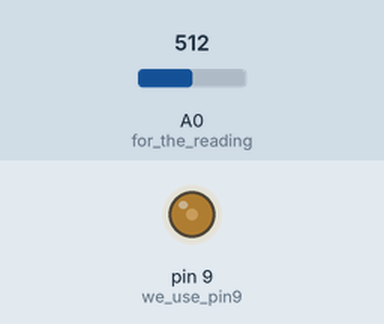
Bench run of a sketch on a simulated Arduino Uno, built with avr-gcc and run on an emulated ATmega328P. Parts: output pins drawn as LEDs (lit = HIGH). The inputs (shaded band) are chosen by the test bench; at power-on: A0 (for_the_reading) = 512. What the sketch prints to the serial monitor is not drawn.

Above: at 0.1 s.
Timing chart, 0 to 1.6 s (numbered marks = the images above):
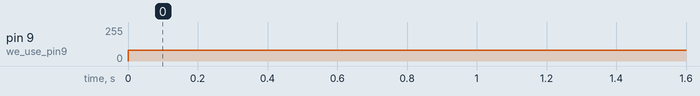

The sketch:

mq7_test.ino
```cpp
// 5/6/2020 Veronique Lankar @2020 testing the sensor for CO. bought at amazon
//HiLetgo 2pcs MQ-7 Carbon Monoxide Detection Sensor Module CO Gas Sensor Module
// based on the intructions below that are based on the datasheet below.
//https://cdn.sparkfun.com/datasheets/Sensors/Biometric/MQ-7%20Ver1.3%20-%20Manual.pdf
//
//The circuitry is based on :
// https://www.instructables.com/id/Arduino-CO-Monitor-Using-MQ-7-Sensor/
// this website gives also the instructions to use the sensor properly.
/*I followed the circuitry of the website. But I used a MOSFET 2N7000 instead of a BJT. Applying a 5V or 0V turn on or off the transistor
 * there is no need for additional resistor at the base for the transistor.
 * I skipped the part that includes LED and buzzer to warn high level of CO
 * For the MQ7 to work, it needs a 5V supply source for 60 seconds in order to clean the gases.
 * then a 1.5V supply source for 90 seconds in order to collect the data (level of CO).
 * This is so that the temperature will change. high temperature to clean the sensor. Low temperature to read Rs.
 * The resistance of the sensor Rs depends on the CO level. Then sensitivity curves from the datasheet can be used to calibrate the sensor.
 * The calibration will be done in a spreadsheet. This code will just read the voltage Vs across the load RL=10K.
 * So the components to get: 10K resistor for the load. 2 capacitors of 0.1 uF for the noise. the mosfet.
 *
 * To be able to use the breakout from flying-fish , 2 components had to be removed. A load resistor and a capacitor.(see website)
 * This is because the breakout was using the same power source for the heater and for the circuit 5V- (output pin) RL-Gnd
 * and this is wrong. Because the power source for the heater has to switch from 5V to 1.5V.
 *So we have 2 circuits:
 *5V -> cap ->pin from breakout (Rs) and pin A0 of arduino  ->  RL -> Gnd
 * 5V -> breakout (Vin -Gnd) -> transistor -> Gnd. And there is a cap across the breakout.
 *
 * We connect the base of the transistor to a PWM of arduino. The frequency is 62.5KHz. This is done by an arduinot
 * library. TimerOne. We use pin 9 which is connected to timer1 (we can use also pin 10.
 * The frequency is set my the Timer1.initialize method. The input is the period in us (1/62500 in us).
 * So the current can vary at the same frequency. So the breakout (like a load) has a voltage drop varrying at the same
 * frequency. When the transistor is 0n the voltage drops is 5V and when the transistor is off the voltage drop is 0.
 * The duty cycle is controlled by pin 9. with Timer1.pwm(9, 1023) we get a voltage across the breakout of 5V
 * and with   Timer1.pwm(9, 330) we get a voltage of about 1.5V. I checked with the voltmeter.
 * It works. You can test the sensor by lightning a match under a cup. The voltage across the 10K load will change when you
 * place the sensor under the cup.
 */

#include <TimerOne.h>
int sensorValue = 0;
void setup()
{
    Serial.begin(9600);
  pinMode(9, OUTPUT);   // we use pin9
  // we set the period of the PWM mode for pin 9 and 10. 16 us period means a 62,500 Hz frequency as suggested in the paper
    Timer1.initialize(16); // timer 1 -  units in microseconds for the period . f=62,500Hz T=16us
  pinMode(A0, INPUT); // for the reading
}

void loop()
{

      Serial.println(" clearing the sensor of gases");
  // Apply 5V for 60 seconds, don't use these readings for CO measurement.
    Timer1.pwm(9, 1023); // that should be 5V
  for (int i=0;i++;i<60){
  delay(1000);
  }
  // Apply 1.4V for 90 seconds, use these readings for CO measurement.
  int j=0;
  Timer1.pwm(9, 330); // that should be 1.4V
  while(j<90) {
  Serial.println("reading");
   Serial.println(analogRead(A0));
  delay(1000);
  j++;
  }


}
```

Measured:
- by itself, pin 9 (we_use_pin9): 0/255 → 82/255 at 0.00 s
